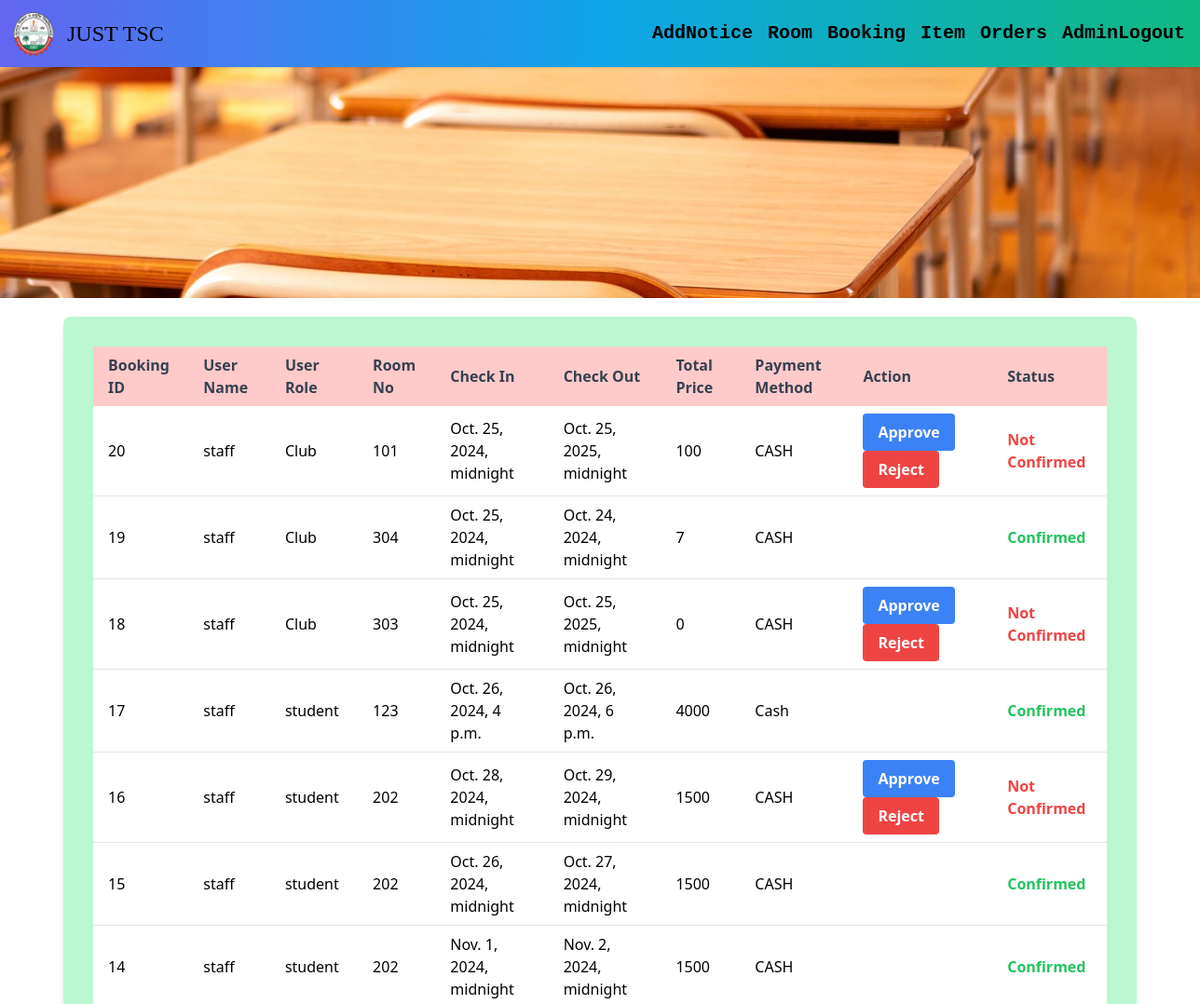
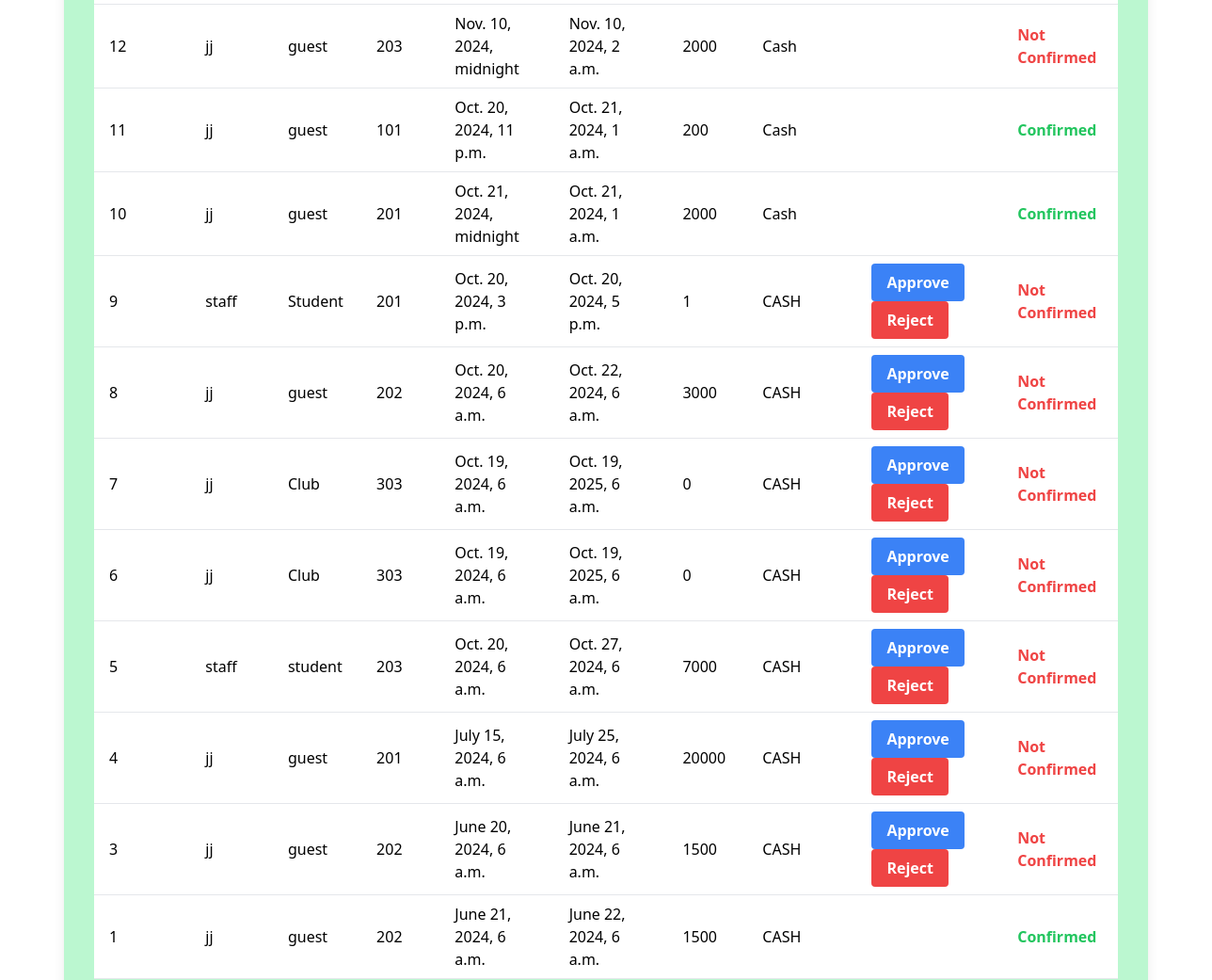
The app's page /Booking_list/ (signed in, upper part), older data (2 pictures, top to bottom).
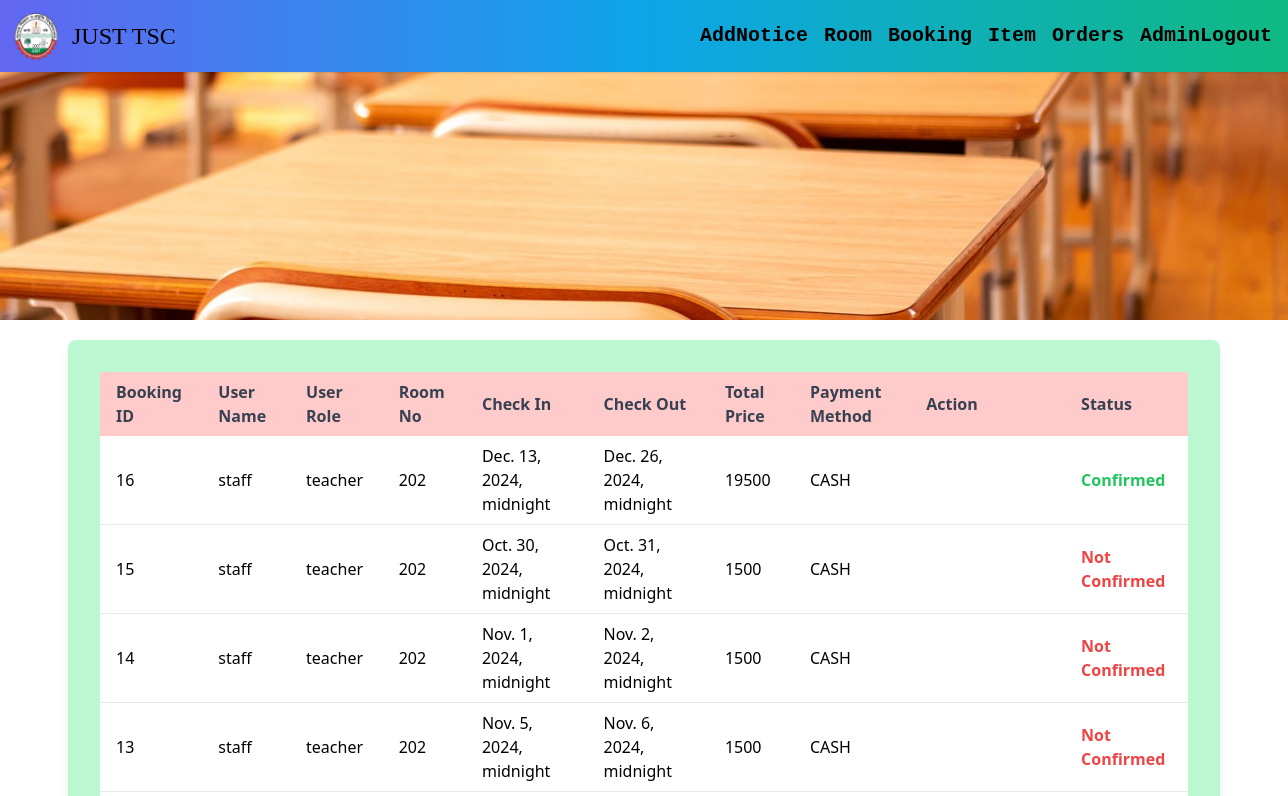
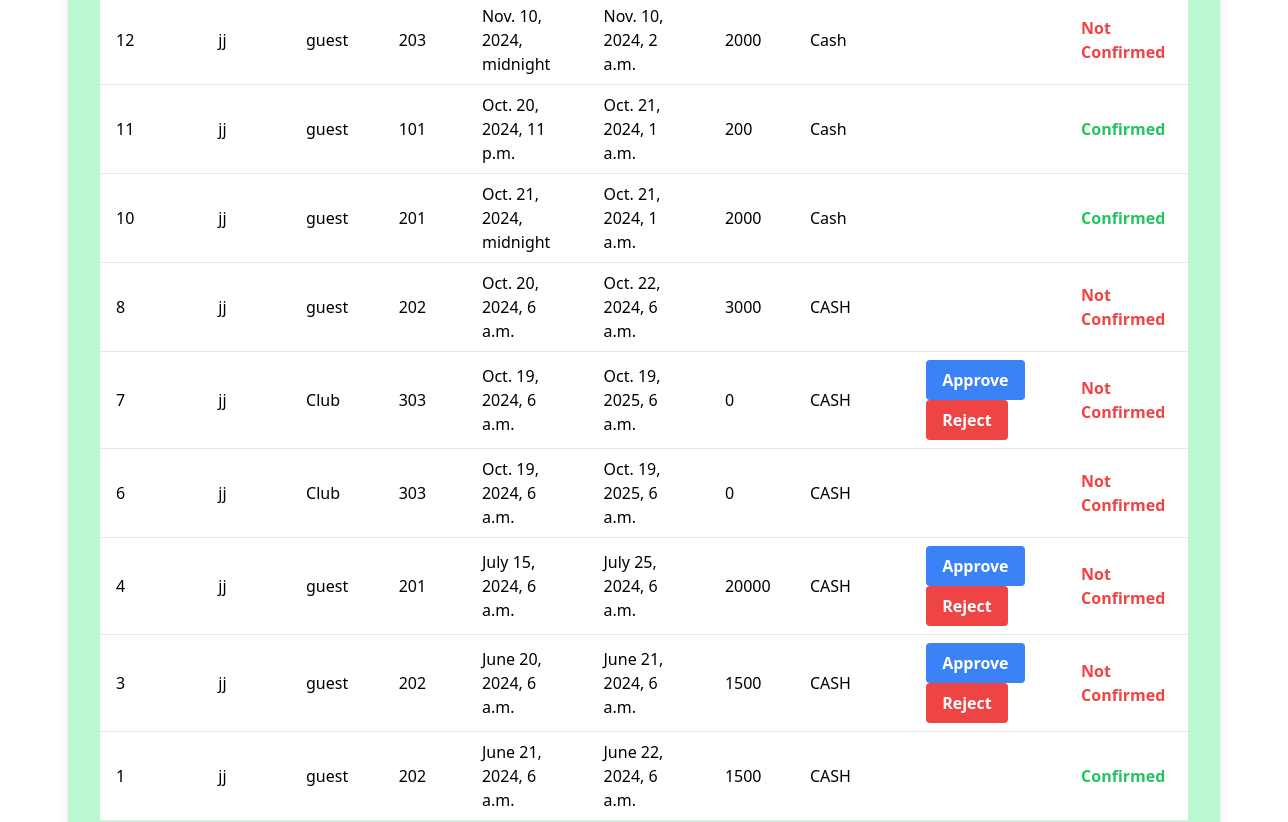
The same page, newer data (2 pictures, top to bottom).
### TSC/models.py (models this page shows, shortened)
class Booking(models.Model):
    PAYMENT_CHOICES = [
        ('CASH', 'CASH'),
        ('E-Payment', 'E-Payment'),
    ]
    booking_id = models.AutoField(primary_key=True)
    user=models.ForeignKey(settings.AUTH_USER_MODEL,on_delete=models.CASCADE)
    email = models.EmailField()
    room = models.ForeignKey(Room, on_delete=models.SET_NULL,null=True,blank=True)
    check_in=models.DateTimeField()
    check_out=models.DateTimeField()
    tot_price=models.IntegerField(default=0)
    payment_method = models.CharField(max_length=10, choices=PAYMENT_CHOICES, default='CASH')
    confirmed = models.IntegerField(default=0)
    role=models.CharField(max_length=10,default="Student")

class Room(models.Model):
    current_status=[
        ('Available for booking','Available for booking'),
        ('Not available currently','Not available currently'),
        ('Not for Booking','Not for booking'),
    ]
    room=models.CharField(max_length=50)
    roomtype = models.ForeignKey(Room_Type, on_delete=models.SET_NULL,null=True,blank=True)
    capacity=models.IntegerField(default=0)
    status = models.CharField(null=True,blank=True,max_length=50, choices=current_status)
    description=models.TextField(null=True,blank=True)
    img=models.FileField(upload_to='img')
    price=models.IntegerField(default=0)
    def __str__(self) -> str:
        return self.room

### TSC/views.py (the view)
# urls.py: path('Booking_list/',views.Booking_list,name="Booking_list"),
@user_passes_test(is_admin, login_url='/')
def Booking_list(request):
    booking_list=Booking.objects.all().order_by('-booking_id')
    return render(request,'Booking_list.html',{'booking_list':booking_list,'page_name':"BOOKING LIST"})

### TSC/views.py (called while the page is built)
def is_admin(user):
    return user.is_authenticated and user.is_staff

### templates/Booking_list.html (shortened to what this page needs)
{% extends "image.html" %}
{% block first %}
<div class="container mx-auto mt-5">
    <form class="w-full sm:max-w-lg md:max-w-2xl lg:max-w-10xl xl:max-w-6xl mx-auto bg-green-200 p-8 rounded-lg shadow-lg" method="POST" enctype="multipart/form-data">
        <table class="w-full text-left table-auto">
            <thead>
                <tr class="bg-red-200 text-gray-700">
                    <th scope="col" class="px-4 py-2">Booking ID</th>
                    <th scope="col" class="px-4 py-2">User Name</th>
                    <th scope="col" class="px-4 py-2">User Role</th>
                    <th scope="col" class="px-4 py-2">Room No</th>
                    <th scope="col" class="px-4 py-2">Check In</th>
                    <th scope="col" class="px-4 py-2">Check Out</th>
                    <th scope="col" class="px-4 py-2">Total Price</th>
                    <th scope="col" class="px-4 py-2">Payment Method</th>
                    <th scope="col" class="px-4 py-2">Action</th>
                    <th scope="col" class="px-4 py-2">Status</th>
                </tr>
            </thead>
            <tbody>
                {% for bl in booking_list %}
                <tr class="bg-white border-b border-gray-200">
                    <td class="px-4 py-2">{{ bl.booking_id }}</td>
                    <td class="px-4 py-2">{{ bl.user }}</td>
                    <td class="px-4 py-2">{{ bl.role }}</td>
                    <td class="px-4 py-2">{{ bl.room }}</td>
                    <td class="px-4 py-2">{{ bl.check_in }}</td>
                    <td class="px-4 py-2">{{ bl.check_out }}</td>
                    <td class="px-4 py-2">{{ bl.tot_price }}</td>
                    <td class="px-4 py-2">{{ bl.payment_method }}</td>
                    {% if bl.confirmed == 0 %}
                    <td class="px-4 py-2">
                        <a href="{% url 'approve_booking' bl.booking_id %}" class="inline-block bg-blue-500 hover:bg-blue-700 text-white font-bold py-2 px-4 rounded mr-2 transition duration-200" onclick="return confirm('Are you sure you want to approve this booking?');">Approve</a>
                        <a href="{% url 'reject_booking' bl.booking_id %}" class="inline-block bg-red-500 hover:bg-red-700 text-white font-bold py-2 px-4 rounded transition duration-200" onclick="return confirm('Are you sure you want to reject this booking?');">Reject</a>
                    </td>
                    {% else %}
                    <td class="px-4 py-2"></td>
                    {% endif %}
                    {% if bl.confirmed == 1 %}
                    <td class="px-4 py-2 text-green-500 font-semibold">Confirmed</td>
                    {% else %}
                    <td class="px-4 py-2 text-red-500 font-semibold">Not Confirmed</td>
                    {% endif %}
                </tr>
                {% endfor %}
            </tbody>
        </table>
    </form>
</div>
{% endblock %}

Row changes from the older to the newer data that the page shows:
removed Booking: booking_id "20", user "staff", role "Club", room "101", check_in "Oct. 25, 2024, midnight", check_out "Oct. 25, 2025, midnight", tot_price "100", payment_method "CASH", confirmed "Approve"
removed Booking: booking_id "19", user "staff", role "Club", room "304", check_in "Oct. 25, 2024, midnight", check_out "Oct. 24, 2024, midnight", tot_price "7", payment_method "CASH", confirmed "Confirmed"
removed Booking: booking_id "18", user "staff", role "Club", room "303", check_in "Oct. 25, 2024, midnight", check_out "Oct. 25, 2025, midnight", tot_price "0", payment_method "CASH", confirmed "Approve"
removed Booking: booking_id "17", user "staff", role "student", room "123", check_in "Oct. 26, 2024, 4 p.m.", check_out "Oct. 26, 2024, 6 p.m.", tot_price "4000", payment_method "Cash", confirmed "Confirmed"
removed Booking: booking_id "9", user "staff", role "Student", room "201", check_in "Oct. 20, 2024, 3 p.m.", check_out "Oct. 20, 2024, 5 p.m.", tot_price "1", payment_method "CASH", confirmed "Approve"
removed Booking: booking_id "5", user "staff", role "student", room "203", check_in "Oct. 20, 2024, 6 a.m.", check_out "Oct. 27, 2024, 6 a.m.", tot_price "7000", payment_method "CASH", confirmed "Approve"
changed Booking id 16: role "student" → "teacher"; check_in "Oct. 28, 2024, midnight" → "Dec. 13, 2024, midnight"; check_out "Oct. 29, 2024, midnight" → "Dec. 26, 2024, midnight"; tot_price "1500" → "19500"; confirmed "Approve Reject Not Confirmed" → "Confirmed"
changed Booking id 15: role "student" → "teacher"; check_in "Oct. 26, 2024, midnight" → "Oct. 30, 2024, midnight"; check_out "Oct. 27, 2024, midnight" → "Oct. 31, 2024, midnight"; confirmed "Confirmed" → "Not Confirmed"
changed Booking "Nov. 1, 2024, midnight": role "student" → "teacher"; confirmed "Confirmed" → "Not Confirmed"
added Booking: booking_id "13", user "staff", role "teacher", room "202", check_in "Nov. 5, 2024, midnight", check_out "Nov. 6, 2024, midnight", tot_price "1500", payment_method "CASH", confirmed "Not Confirmed"
changed Booking "Oct. 20, 2024, 6 a.m.": no longer shows "Approve Reject"
changed Booking id 6: no longer shows "Approve Reject"
